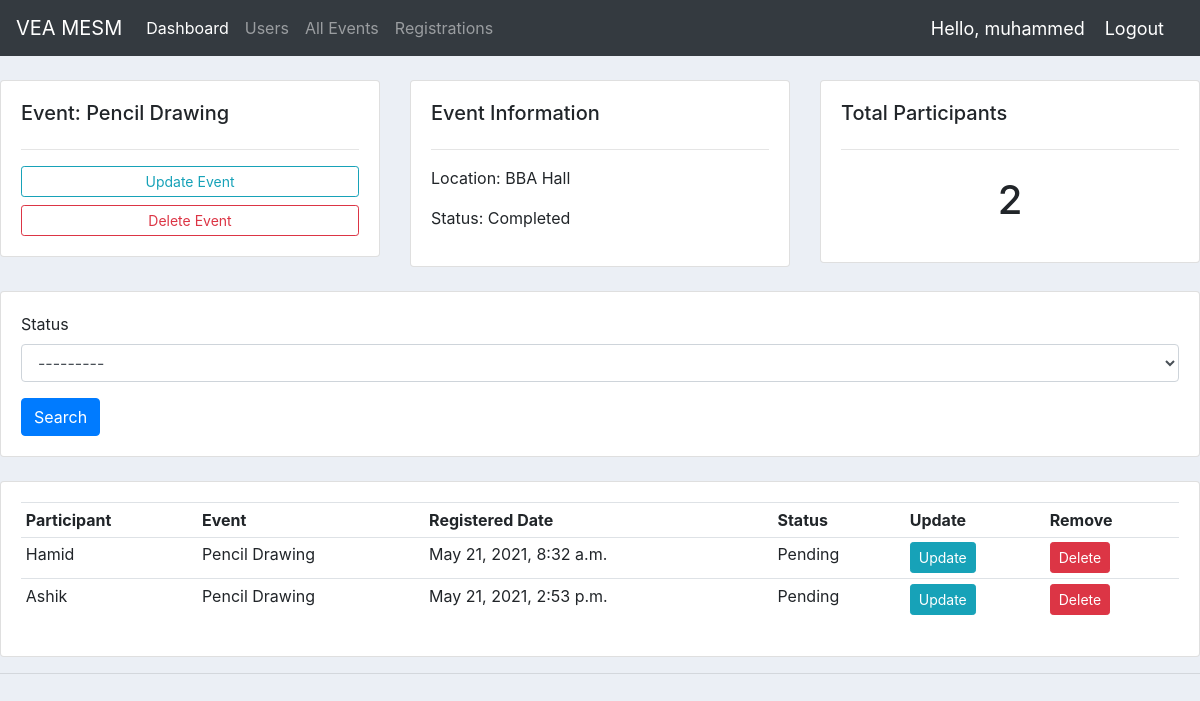
Before: /event/2/ (signed in) with the older database file.
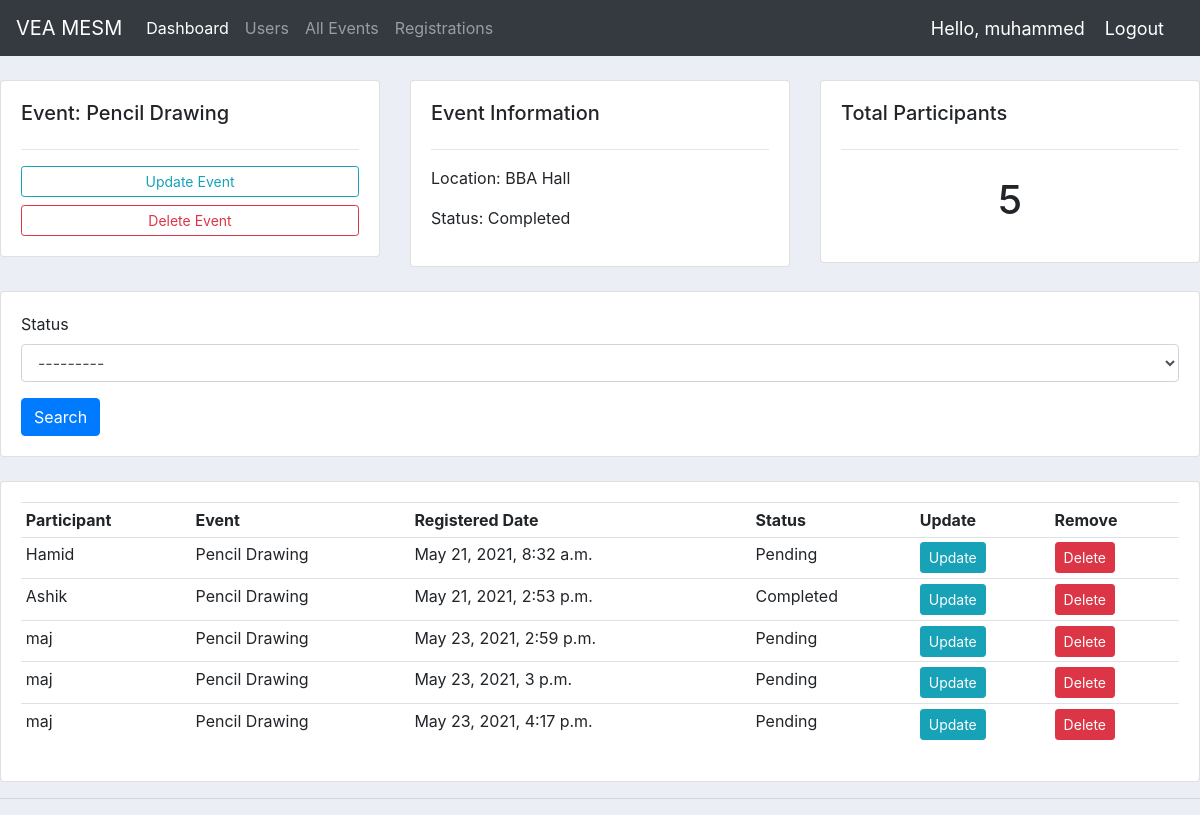
After: the same page with the newer database file.
### accounts/models.py (models this page shows, shortened)
class Event_Member(models.Model):
    STATUS = (
        ('Pending', 'Pending'),
        ('Completed', 'Completed'),
        ('Absent', 'Absent'),
    )
    participant = models.ForeignKey(Participant, null=True, on_delete=models.CASCADE)
    event = models.ForeignKey(Event, null=True, on_delete=models.CASCADE)
    date_created = models.DateTimeField(auto_now_add=True, null=True)
    status = models.CharField(max_length=200, null=True, choices=STATUS)

class Participant(models.Model):
    user = models.OneToOneField(User, null=True, on_delete=models.CASCADE)
    name = models.CharField(max_length=200, null=True)
    phone = models.CharField(max_length=200, null=True)
    email = models.CharField(max_length=200, null=True)
    date_created = models.DateTimeField(auto_now_add=True, null=True)
    def __str__(self):
        return self.name

class Event(models.Model):
    STATUS = (
        ('Ongoing', 'Ongoing'),
        ('Completed', 'Completed'),
        ('Upcoming', 'Upcoming'),
    )
    name = models.CharField(max_length=200, null=True)
    location = models.CharField(max_length=200, null=True)
    status = models.CharField(max_length=200, null=True, choices=STATUS)
    description = models.CharField(max_length=200, null=True, blank=True)
    date = models.DateTimeField(blank=True, null=True)
    def __str__(self):
        return self.name

### accounts/decorators.py (the view)
        def wrapper_func(request, *args, **kwargs):
            group = None
            if request.user.groups.exists():
                group = request.user.groups.all()[0].name
            if group in allowed_roles:
                return view_func(request, *args, **kwargs)
            else:
                return HttpResponse('You are not authorized to view this page')

### accounts/views.py (called while the page is built)
@login_required(login_url='login')
@allowed_users(allowed_roles=['admin'])
def event(request, pk ):
    event = Event.objects.get(id=pk)
    event_members = event.event_member_set.all()
    event_member_count = event_members.count()
    myFilter = Event_memberFilter1(request.GET, queryset=event_members)
    event_members = myFilter.qs
    context = {'event': event, 'event_members': event_members, 'event_member_count': event_member_count,
               'myFilter': myFilter,'participant':participant}
    return render(request, 'accounts/event.html', context)

### accounts/templates/accounts/event.html
{% extends 'accounts/main.html' %}
{% load crispy_forms_filters %}
{% block content %}
<br>
<div class="row">
	<div class="col-md">
		<div class="card card-body">
			<h5>Event: {{event.name}}</h5>
			<hr>
			<a class="btn btn-outline-info  btn-sm btn-block" href="{% url 'update_event' event.id %}">Update Event</a>
			<a class="btn btn-outline-danger  btn-sm btn-block" href="{% url 'delete_event' event.id %}">Delete Event</a>
		</div>
	</div>
	<div class="col-md">
		<div class="card card-body">
			<h5>Event Information</h5>
			<hr>
			<p>Location: {{event.location}}</p>
			<p>Status: {{event.status}}</p>
		</div>
	</div>
	<div class="col-md">
		<div class="card card-body">
			<h5>Total Participants</h5>
			<hr>
			<h1 style="text-align: center;padding: 10px">{{event_member_count}}</h1>
		</div>
	</div>
</div>
<br>
<div class="row">
	<div class="col">
		<div class="card card-body">
			<form method="get">
			{{myFilter.form|crispy}}
		    <button class="btn btn-primary" type="submit">Search</button>
		  </form>
		</div>
	</div>
</div>
<br>
<div class="row">
	<div class="col-md">
		<div class="card card-body">
			<table class="table table-sm">
				<tr>
					<th>Participant</th>
					<th>Event</th>
					<th>Registered Date</th>
					<th>Status</th>
					<th>Update</th>
					<th>Remove</th>
				</tr>
				{% for event_member in event_members %}
				<tr>
					<td>{{event_member.participant}}</td>
					<td>{{event_member.event}}</td>
					<td>{{event_member.date_created}}</td>
					<td>{{event_member.status}}</td>
					<td><a class="btn btn-sm btn-info" href="{% url 'update_event_member' event_member.id %}">Update</a> </td>
					<td><a class="btn btn-sm btn-danger" href="{% url 'delete_event_member' event_member.id %}">Delete</a> </td>
				</tr>
				{% endfor %}
			</table>
		</div>
	</div>
</div>
{% endblock %}

Changed rows visible on the page:
changed Event_Member "Ashik": status "Pending" → "Completed"
added Event_Member: participant "maj", event "Pencil Drawing", date_created "May 23, 2021, 2:59 p.m.", status "Pending"
added Event_Member: participant "maj", event "Pencil Drawing", date_created "May 23, 2021, 3 p.m.", status "Pending"
added Event_Member: participant "maj", event "Pencil Drawing", date_created "May 23, 2021, 4:17 p.m.", status "Pending"
Other visible differences:
{{ event_member_count }}: "2" → "5"
